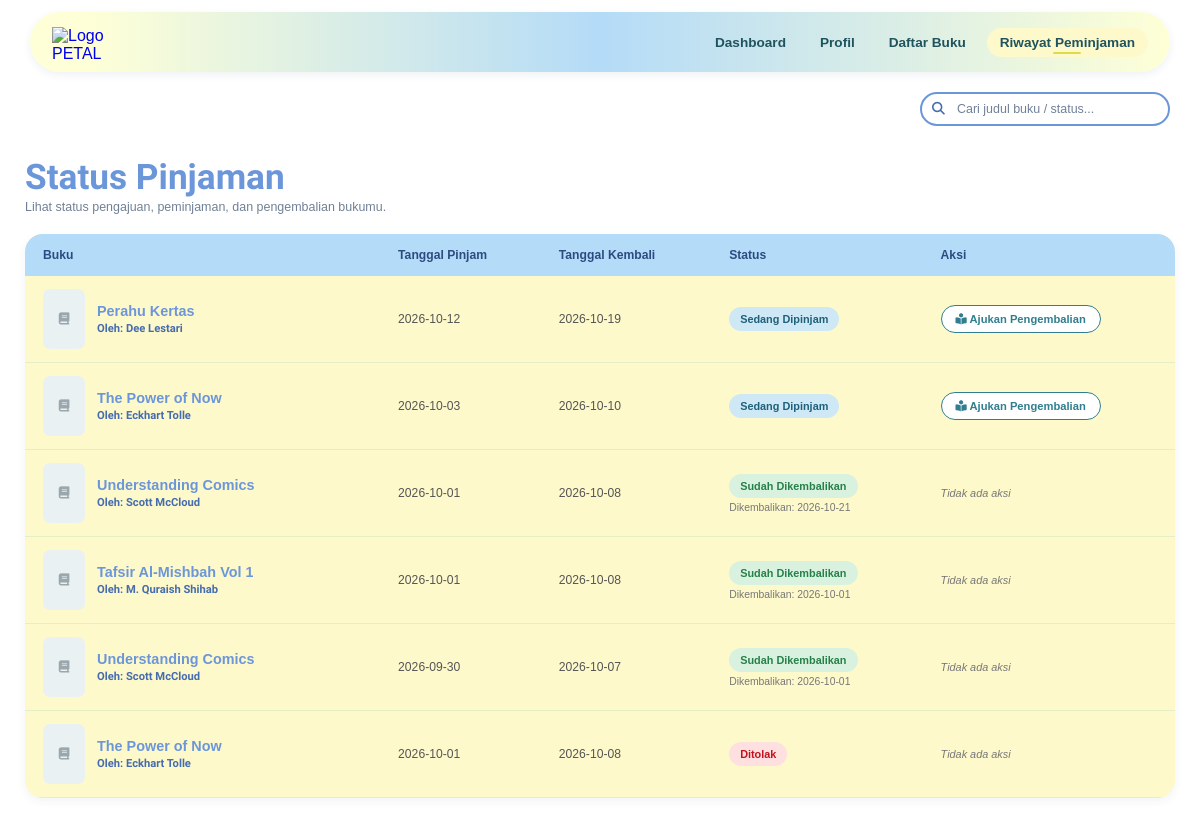
The page /views/riwayat_peminjamanU.php (signed in) on the database its author committed.
### tables this page shows
CREATE TABLE `peminjaman` (
  `id_peminjaman` int(11) NOT NULL,
  `id_user` int(11) NOT NULL,
  `id_buku` int(11) NOT NULL,
  `tanggal_pinjam` date NOT NULL,
  `tanggal_kembali` date NOT NULL,
  `status` enum('pengajuan','disetujui','dipinjam','dikembalikan','ditolak') NOT NULL DEFAULT 'pengajuan'
);

CREATE TABLE `buku` (
  `id_buku` int(11) NOT NULL,
  `judul` varchar(200) NOT NULL,
  `pengarang` varchar(100) NOT NULL,
  `penerbit` varchar(100) NOT NULL,
  `tahun_terbit` year(4) NOT NULL,
  `stok` int(35) NOT NULL DEFAULT 0,
  `sinopsis` varchar(1000) NOT NULL,
  `link_gambar` varchar(500) DEFAULT NULL,
  `id_kategori` int(11) DEFAULT NULL
);

CREATE TABLE `pengembalian` (
  `id_pengembalian` int(11) NOT NULL,
  `id_peminjaman` int(11) NOT NULL,
  `tanggal_pengembalian` date NOT NULL,
  `keterangan` text DEFAULT NULL
);

### controller/c_riwayat_peminjamanU.php (called while the page is built, shortened)
<?php
include_once __DIR__ . '/../models/m_peminjaman.php';
$peminjaman = new m_peminjaman();
$id_user = (int) $_SESSION['data']['id_user'];
$keyword       = trim($_GET['keyword'] ?? '');
$semua_riwayat = $peminjaman->riwayat_peminjaman_user($id_user);
if (!empty($keyword)) {
    $kw = mb_strtolower($keyword);
    $riwayat = array_values(array_filter($semua_riwayat, function ($r) use ($kw) {
        return str_contains(mb_strtolower($r->judul ?? ''), $kw)
            || str_contains(mb_strtolower($r->status ?? ''), $kw);
    }));
} else {
    $riwayat = $semua_riwayat;
}
?>

### models/koneksi.php (called while the page is built, shortened)
<?php
class Koneksi {
    private $host = "localhost",
            $username = "root",
            $pass = "",
            $db = "Peminjaman_Buku_PETAL";
    function __construct() {
        $this->koneksi = mysqli_connect(
            $this->host,
            $this->username,
            $this->pass,
            $this->db
        );
    }
}

### models/m_peminjaman.php (called while the page is built, shortened)
<?php
include_once __DIR__ . '/koneksi.php';
class m_peminjaman
{
    private $conn;
    public function __construct()
    {
        $db = new koneksi();
        $this->conn = $db->koneksi;
    }
    public function riwayat_peminjaman_user($id_user)
    {
        $sql = "SELECT
                    peminjaman.*,
                    buku.judul,
                    buku.pengarang,
                    buku.link_gambar,
                    pengembalian.id_pengembalian,
                    pengembalian.tanggal_pengembalian,
                    pengembalian.keterangan AS keterangan_pengembalian
                FROM peminjaman
                LEFT JOIN buku ON peminjaman.id_buku = buku.id_buku
                LEFT JOIN pengembalian ON pengembalian.id_peminjaman = peminjaman.id_peminjaman
                WHERE peminjaman.id_user = ?
                ORDER BY
                    FIELD(peminjaman.status, 'dipinjam', 'disetujui', 'pengajuan', 'dikembalikan', 'ditolak'),
                    peminjaman.id_peminjaman DESC";
        $stmt = $this->conn->prepare($sql);
        $stmt->bind_param("i", $id_user);
        $stmt->execute();
        $result_set = $stmt->get_result();
        $result = [];
        while ($data = $result_set->fetch_object()) {
            $result[] = $data;
        }
        return $result;
    }
}
?>

### views/riwayat_peminjamanU.php (the view, shortened to what this page needs)
<?php
include_once __DIR__ . '/../controller/c_riwayat_peminjamanU.php';
$label_status = [
    'pengajuan'    => 'Menunggu Persetujuan',
    'disetujui'    => 'Disetujui, Ambil di Perpustakaan',
    'dipinjam'     => 'Sedang Dipinjam',
    'dikembalikan' => 'Sudah Dikembalikan',
    'ditolak'      => 'Ditolak',
];
?>
<!DOCTYPE html>
<html lang="id">
<head>
    <link
        rel="stylesheet"
        href="https://cdnjs.cloudflare.com/ajax/libs/font-awesome/6.5.1/css/all.min.css">
</head>
<body>
    <nav class="navbar">
        <a
            href="dashboard_user.php"
            class="logo-link">
            <img
                src="../assets/logo.svg"
                class="logo"
                alt="Logo PETAL">
        </a>
        <div class="nav-links">
            <a href="dashboard_user.php"> Dashboard </a>
            <a href="profilU.php">Profil</a>
            <a href="daftar_bukuU.php"> Daftar Buku</a>
            <a href="riwayat_peminjamanU.php" class="active">Riwayat Peminjaman</a>
        </div>
    </nav>
    <div class="search-section">
        <form
            action=""
            method="GET"
            class="search-box">
            <input
                type="text"
                name="keyword"
                value="<?= htmlspecialchars(
                    $keyword ?? '',
                    ENT_QUOTES,
                    'UTF-8'
                ); ?>"
                placeholder="Cari judul buku / status...">
        </form>
    </div>
    <div class="container">
        <h1 class="page-title">
            Status Pinjaman
        </h1>
        <p class="page-subtitle">
            Lihat status pengajuan, peminjaman, dan pengembalian bukumu.
        </p>
        <div class="table-card">
            <div class="table-wrapper">
                <table id="tableRiwayat">
                    <thead>
                        <tr>
                            <th>
                                Buku
                            </th>
                            <th>
                                Tanggal Pinjam
                            </th>
                            <th>
                                Tanggal Kembali
                            </th>
                            <th>
                                Status
                            </th>
                            <th>
                                Aksi
                            </th>
                        </tr>
                    </thead>
                    <tbody>
                        <?php if (!empty($riwayat)): ?>
                            <?php foreach ($riwayat as $r): ?>
                                <?php
                                $status =
                                    $r->status ?? 'pengajuan';
                                $sudahDiajukan =
                                    !empty(
                                        $r->id_pengembalian
                                    );
                                if (
                                    $status === 'dipinjam'
                                    && $sudahDiajukan
                                ) {
                                    $badgeClass =
                                        'badge-menunggu';
                                    $labelText =
                                        'Menunggu Konfirmasi Admin';
                                } else {
                                    $badgeClass =
                                        'badge-' . $status;
                                    $labelText =
                                        $label_status[$status]
                                        ?? ucfirst($status);
                                }
                                ?>
                                <tr>
                                    <td>
                                        <div class="buku-cell">
                                            <?php if (
                                                !empty(
                                                    $r->link_gambar
                                                )
                                            ): ?>
                                                <span
                                                    class="no-image"
                                                    style="display:none;"
                                                >
                                                    <i class="fa-solid fa-book"></i>
                                                </span>
                                            <?php else: ?>
                                                <span class="no-image">
                                                    <i class="fa-solid fa-book"></i>
                                                </span>
                                            <?php endif; ?>
                                            <span>
                                                <span class="judul-buku">
                                                    <?= htmlspecialchars(
                                                        $r->judul
                                                        ?? '(buku telah dihapus)',
                                                        ENT_QUOTES,
                                                        'UTF-8'
                                                    ); ?>
                                                </span>
                                                <?php if (
                                                    !empty(
                                                        $r->pengarang
                                                    )
                                                ): ?>
                                                    <span class="pengarang-buku">
                                                        Oleh:
                                                        <?= htmlspecialchars(
                                                            $r->pengarang,
                                                            ENT_QUOTES,
                                                            'UTF-8'
                                                        ); ?>
                                                    </span>
                                                <?php endif; ?>
                                            </span>
                                        </div>
                                    </td>
                                    <td>
                                        <?= htmlspecialchars(
                                            $r->tanggal_pinjam
                                            ?? '',
                                            ENT_QUOTES,
                                            'UTF-8'
                                        ); ?>
                                    </td>
                                    <td>
                                        <?= htmlspecialchars(
                                            $r->tanggal_kembali
                                            ?? '',
                                            ENT_QUOTES,
                                            'UTF-8'
                                        ); ?>
                                    </td>
                                    <td>
                                        <span
                                            class="badge-status <?= htmlspecialchars(
                                                $badgeClass,
                                                ENT_QUOTES,
                                                'UTF-8'
                                            ); ?>"
                                        >
                                            <?= htmlspecialchars(
                                                $labelText,
                                                ENT_QUOTES,
                                                'UTF-8'
                                            ); ?>
                                        </span>
                                        <?php if (
                                            $status === 'dikembalikan'
                                            && !empty(
                                                $r->tanggal_pengembalian
                                            )
                                        ): ?>
                                            <span class="keterangan-kecil">
                                                Dikembalikan:
                                                <?= htmlspecialchars(
                                                    $r->tanggal_pengembalian,
                                                    ENT_QUOTES,
                                                    'UTF-8'
                                                ); ?>
                                            </span>
                                        <?php endif; ?>
                                    </td>
                                    <td class="aksi">
                                        <?php if (
                                            $status === 'dipinjam'
                                            && !$sudahDiajukan
                                        ): ?>
                                            <button
                                                type="button"
                                                class="btn-kembalikan"
                                                onclick="ajukanPengembalian(<?= (int) $r->id_peminjaman; ?>)"
                                            >
                                                <i class="fa-solid fa-book-open-reader"></i>
                                                Ajukan Pengembalian
                                            </button>
                                        <?php elseif (
                                            $status === 'dipinjam'
                                            && $sudahDiajukan
                                        ): ?>
                                            <span class="aksi-info">
                                                Menunggu diproses admin
                                            </span>
                                        <?php else: ?>
                                            <span class="aksi-info">
                                                Tidak ada aksi
                                            </span>
                                        <?php endif; ?>
                                    </td>
                                </tr>
                            <?php endforeach; ?>
                        <?php endif; ?>
                    </tbody>
                </table>
            </div>
        </div>
    </div>
</body>
</html>

### rows shown on the page
peminjaman: id_buku.judul "Perahu Kertas", id_buku.pengarang "Dee Lestari", tanggal_pinjam "2026-10-12", tanggal_kembali "2026-10-19", status "Sedang Dipinjam"
peminjaman: id_buku.judul "The Power of Now", id_buku.pengarang "Eckhart Tolle", tanggal_pinjam "2026-10-03", tanggal_kembali "2026-10-10", status "Sedang Dipinjam"
peminjaman: id_buku.judul "Understanding Comics", id_buku.pengarang "Scott McCloud", tanggal_pinjam "2026-10-01", tanggal_kembali "2026-10-08", status "Sudah Dikembalikan", pengembalian.tanggal_pengembalian "2026-10-21", shows "Tidak ada aksi"
peminjaman: id_buku.judul "Tafsir Al-Mishbah Vol 1", id_buku.pengarang "M. Quraish Shihab", tanggal_pinjam "2026-10-01", tanggal_kembali "2026-10-08", status "Sudah Dikembalikan", pengembalian.tanggal_pengembalian "2026-10-01", shows "Tidak ada aksi"
peminjaman: id_buku.judul "Understanding Comics", id_buku.pengarang "Scott McCloud", tanggal_pinjam "2026-09-30", tanggal_kembali "2026-10-07", status "Sudah Dikembalikan", pengembalian.tanggal_pengembalian "2026-10-01", shows "Tidak ada aksi"
peminjaman: id_buku.judul "The Power of Now", id_buku.pengarang "Eckhart Tolle", tanggal_pinjam "2026-10-01", tanggal_kembali "2026-10-08", status "Ditolak", shows "Tidak ada aksi"
